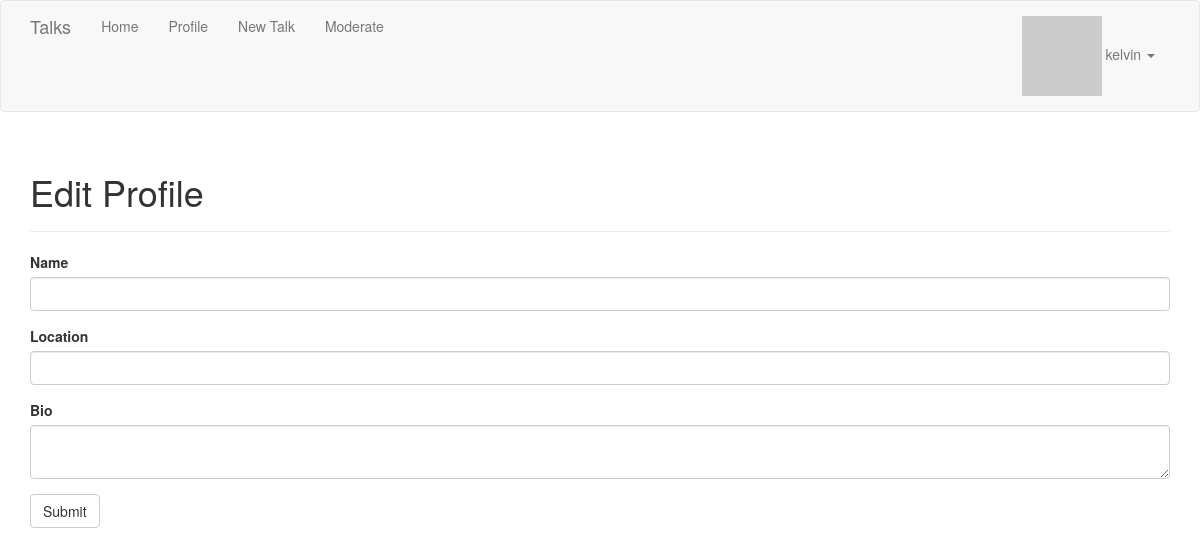
The app's page /profile (signed in), older data.
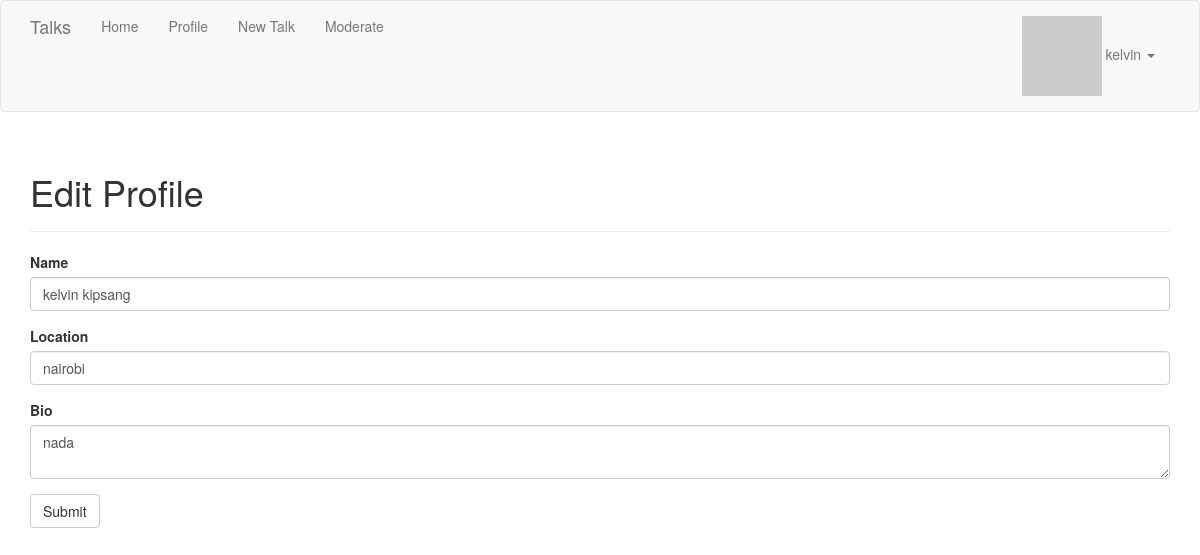
The same page, newer data.
### app/models.py (models this page shows, shortened)
class User(UserMixin, db.Model):
    __tablename__ = 'users'
    id = db.Column(db.Integer, primary_key=True)
    email = db.Column(db.String(64),
                      nullable=False, unique=True, index=True)
    username = db.Column(db.String(64),
                         nullable=False, unique=True, index=True)
    is_admin = db.Column(db.Boolean)
    password_hash = db.Column(db.String(128))
    name = db.Column(db.String(64))
    location = db.Column(db.String(64))
    bio = db.Column(db.Text())
    member_since = db.Column(db.DateTime(), default=datetime.utcnow)
    avatar_hash = db.Column(db.String(32))
    talks = db.relationship('Talk', lazy='dynamic', backref='author')  # lazy makes talks query not list
    comments = db.relationship('Comment', lazy='dynamic', backref='author')
    @property
    def password(self):  # made it pprty so that i can say user.password=? so that it looks like a member var
        raise AttributeError('password is not a readable attribute')  # getter of pperty returns attribute error
    def gravatar(self, size=100, default='identicon', rating='g'):
        if request.is_secure:
            url = 'https://secure.gravatar.com/avatar'
        else:
            url = 'http://www.gravatar.com/avatar'
        hash = self.avatar_hash or \
               hashlib.md5(self.email.encode('utf-8')).hexdigest()
        return '{url}/{hash}?s={size}&d={default}&r={rating}'.format(
            url=url, hash=hash, size=size, default=default, rating=rating)
    def for_moderation(self, admin=False):
        if admin and self.is_admin:
            return Comment.for_moderation()
        return Comment.query.join(Talk, Comment.talk_id == Talk.id). \
            filter(Talk.author == self).filter(Comment.approved == False)

### app/talks/routes.py (the view, shortened to what this page needs)
@talks.route('/profile', methods=['GET', 'POST'])
@login_required
def profile():
    form = ProfileForm()
    form.name.data = current_user.name
    form.location.data = current_user.location
    form.bio.data = current_user.bio
    return render_template('talks/profile.html', form=form)

### app/talks/forms.py
class ProfileForm(Form):
    name = StringField('Name', validators=[Optional(), Length(1, 64)])
    location = StringField('Location', validators=[Optional(), Length(1, 64)])
    bio = TextAreaField('Bio')
    submit = SubmitField('Submit')

### app/models.py (called while the page is built)
@login_manager.user_loader  # flogin doesnt know anything about our objects,,we give it a user loader callback,so that when it needs to load the user
def user_loader(user_id):  # we provide function that does that work,flask knows how to load users
    return User.query.get(int(user_id))  # comes as unicode

### app/templates/talks/profile.html
{% extends "base.html" %}
{% import "bootstrap/wtf.html" as wtf %}
{% block page_content %}
<div class="page-header">
    <h1>Edit Profile</h1>
</div>
{{ wtf.quick_form(form) }}
{% endblock %}

### app/templates/base.html (shortened to what this page needs)
{% extends "bootstrap/base.html" %}
{% block head %}
{{ super() }}
<link rel="stylesheet" type="text/css" href="{{ url_for('static', filename='styles.css') }}">
{% endblock %}
{% block navbar %}
<div class="navbar navbar-default" role="navigation">
    <div class="container">
        <div class="navbar-header">
            <a class="navbar-brand" href="{{ url_for('talks.index') }}">Talks</a>
        </div>
        <div class="collapse navbar-collapse" id="bs-example-navbar-collapse-1">
            <ul class="nav navbar-nav">
                <li><a href="{{ url_for('talks.index') }}">Home</a></li>
                {% if current_user.is_authenticated %}
                <li><a href="{{ url_for('talks.user', username=current_user.username) }}">Profile</a></li>
                <li><a href="{{ url_for('talks.new_talk') }}">New Talk</a></li>
                {% set moderation_count = current_user.for_moderation().count() %}
                <li>
                    <a href="{{ url_for('talks.moderate') }}">Moderate
                    </a>
                </li>
                {% endif %}
            </ul>
            <ul class="nav navbar-nav navbar-right">
                {% if not current_user.is_authenticated %}
                <li><a href="{{ url_for('auth.login') }}">Presenter Login</a></li>
                {% else %}
                <li class="dropdown">
                    <a href="#" class="dropdown-toggle" data-toggle="dropdown"><img src="{{ current_user.gravatar(size=18) }}"> {{ current_user.username }} <b class="caret"></b></a>
                </li>
                {% endif %}
            </ul>
        </div>
    </div>
</div>
{% endblock %}
{% block content %}
<div class="container">
    {% block page_content %}{% endblock %}
</div>
{% endblock %}

Row changes from the older to the newer data that the page shows:
changed User "kelvin": name (not shown) → "kelvin kipsang"; location (not shown) → "nairobi"; bio (not shown) → "nada"
